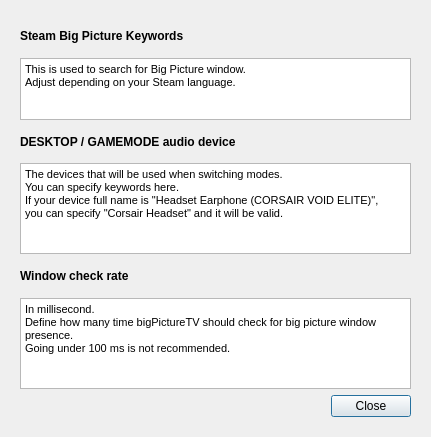
<?xml version="1.0" encoding="UTF-8"?>
<ui version="4.0">
 <class>Dialog</class>
 <widget class="QDialog" name="Dialog">
  <property name="geometry">
   <rect>
    <x>0</x>
    <y>0</y>
    <width>431</width>
    <height>437</height>
   </rect>
  </property>
  <property name="sizePolicy">
   <sizepolicy hsizetype="Preferred" vsizetype="Preferred">
    <horstretch>0</horstretch>
    <verstretch>0</verstretch>
   </sizepolicy>
  </property>
  <property name="windowTitle">
   <string>Dialog</string>
  </property>
  <layout class="QGridLayout" name="gridLayout_2">
   <item row="0" column="1">
    <widget class="QFrame" name="gridFrame">
     <layout class="QGridLayout" name="gridLayout">
      <item row="0" column="0" colspan="2">
       <widget class="QLabel" name="label">
        <property name="font">
         <font>
          <weight>75</weight>
          <bold>true</bold>
         </font>
        </property>
        <property name="text">
         <string>Steam Big Picture Keywords</string>
        </property>
       </widget>
      </item>
      <item row="5" column="0" colspan="2">
       <widget class="QTextEdit" name="textEdit_3">
        <property name="sizePolicy">
         <sizepolicy hsizetype="Minimum" vsizetype="Minimum">
          <horstretch>0</horstretch>
          <verstretch>0</verstretch>
         </sizepolicy>
        </property>
        <property name="minimumSize">
         <size>
          <width>0</width>
          <height>91</height>
         </size>
        </property>
        <property name="maximumSize">
         <size>
          <width>16777215</width>
          <height>91</height>
         </size>
        </property>
        <property name="html">
         <string>&lt;!DOCTYPE HTML PUBLIC &quot;-//W3C//DTD HTML 4.0//EN&quot; &quot;http://www.w3.org/TR/REC-html40/strict.dtd&quot;&gt;
&lt;html&gt;&lt;head&gt;&lt;meta name=&quot;qrichtext&quot; content=&quot;1&quot; /&gt;&lt;style type=&quot;text/css&quot;&gt;
p, li { white-space: pre-wrap; }
&lt;/style&gt;&lt;/head&gt;&lt;body style=&quot; font-family:'MS Shell Dlg 2'; font-size:8.25pt; font-weight:400; font-style:normal;&quot;&gt;
&lt;p style=&quot; margin-top:0px; margin-bottom:0px; margin-left:0px; margin-right:0px; -qt-block-indent:0; text-indent:0px;&quot;&gt;In millisecond.&lt;br /&gt;Define how many time bigPictureTV should check for big picture window presence.&lt;/p&gt;
&lt;p style=&quot; margin-top:0px; margin-bottom:0px; margin-left:0px; margin-right:0px; -qt-block-indent:0; text-indent:0px;&quot;&gt;Going under 100 ms is not recommended.&lt;/p&gt;&lt;/body&gt;&lt;/html&gt;</string>
        </property>
        <property name="textInteractionFlags">
         <set>Qt::NoTextInteraction</set>
        </property>
       </widget>
      </item>
      <item row="3" column="0" colspan="2">
       <widget class="QTextEdit" name="textEdit_2">
        <property name="sizePolicy">
         <sizepolicy hsizetype="Minimum" vsizetype="Minimum">
          <horstretch>0</horstretch>
          <verstretch>0</verstretch>
         </sizepolicy>
        </property>
        <property name="minimumSize">
         <size>
          <width>0</width>
          <height>91</height>
         </size>
        </property>
        <property name="maximumSize">
         <size>
          <width>16777215</width>
          <height>91</height>
         </size>
        </property>
        <property name="html">
         <string>&lt;!DOCTYPE HTML PUBLIC &quot;-//W3C//DTD HTML 4.0//EN&quot; &quot;http://www.w3.org/TR/REC-html40/strict.dtd&quot;&gt;
&lt;html&gt;&lt;head&gt;&lt;meta name=&quot;qrichtext&quot; content=&quot;1&quot; /&gt;&lt;style type=&quot;text/css&quot;&gt;
p, li { white-space: pre-wrap; }
&lt;/style&gt;&lt;/head&gt;&lt;body style=&quot; font-family:'MS Shell Dlg 2'; font-size:8.25pt; font-weight:400; font-style:normal;&quot;&gt;
&lt;p style=&quot; margin-top:0px; margin-bottom:0px; margin-left:0px; margin-right:0px; -qt-block-indent:0; text-indent:0px;&quot;&gt;The devices that will be used when switching modes.&lt;/p&gt;
&lt;p style=&quot; margin-top:0px; margin-bottom:0px; margin-left:0px; margin-right:0px; -qt-block-indent:0; text-indent:0px;&quot;&gt;You can specify keywords here.&lt;/p&gt;
&lt;p style=&quot; margin-top:0px; margin-bottom:0px; margin-left:0px; margin-right:0px; -qt-block-indent:0; text-indent:0px;&quot;&gt;If your device full name is &amp;quot;Headset Earphone (CORSAIR VOID ELITE)&amp;quot;,&lt;/p&gt;
&lt;p style=&quot; margin-top:0px; margin-bottom:0px; margin-left:0px; margin-right:0px; -qt-block-indent:0; text-indent:0px;&quot;&gt;you can specify &amp;quot;Corsair Headset&amp;quot; and it will be valid.&lt;/p&gt;&lt;/body&gt;&lt;/html&gt;</string>
        </property>
        <property name="acceptRichText">
         <bool>true</bool>
        </property>
        <property name="textInteractionFlags">
         <set>Qt::NoTextInteraction</set>
        </property>
       </widget>
      </item>
      <item row="1" column="0" colspan="2">
       <widget class="QTextEdit" name="textEdit">
        <property name="sizePolicy">
         <sizepolicy hsizetype="Minimum" vsizetype="Minimum">
          <horstretch>0</horstretch>
          <verstretch>0</verstretch>
         </sizepolicy>
        </property>
        <property name="minimumSize">
         <size>
          <width>0</width>
          <height>62</height>
         </size>
        </property>
        <property name="maximumSize">
         <size>
          <width>16777215</width>
          <height>62</height>
         </size>
        </property>
        <property name="readOnly">
         <bool>true</bool>
        </property>
        <property name="html">
         <string>&lt;!DOCTYPE HTML PUBLIC &quot;-//W3C//DTD HTML 4.0//EN&quot; &quot;http://www.w3.org/TR/REC-html40/strict.dtd&quot;&gt;
&lt;html&gt;&lt;head&gt;&lt;meta name=&quot;qrichtext&quot; content=&quot;1&quot; /&gt;&lt;style type=&quot;text/css&quot;&gt;
p, li { white-space: pre-wrap; }
&lt;/style&gt;&lt;/head&gt;&lt;body style=&quot; font-family:'MS Shell Dlg 2'; font-size:8.25pt; font-weight:400; font-style:normal;&quot;&gt;
&lt;p style=&quot; margin-top:0px; margin-bottom:0px; margin-left:0px; margin-right:0px; -qt-block-indent:0; text-indent:0px;&quot;&gt;This is used to search for Big Picture window.&lt;br /&gt;Adjust depending on your Steam language.&lt;/p&gt;&lt;/body&gt;&lt;/html&gt;</string>
        </property>
        <property name="textInteractionFlags">
         <set>Qt::NoTextInteraction</set>
        </property>
       </widget>
      </item>
      <item row="2" column="0" colspan="2">
       <widget class="QLabel" name="label_2">
        <property name="font">
         <font>
          <weight>75</weight>
          <bold>true</bold>
         </font>
        </property>
        <property name="text">
         <string>DESKTOP / GAMEMODE audio device</string>
        </property>
       </widget>
      </item>
      <item row="4" column="0" colspan="2">
       <widget class="QLabel" name="label_3">
        <property name="font">
         <font>
          <weight>75</weight>
          <bold>true</bold>
         </font>
        </property>
        <property name="text">
         <string>Window check rate</string>
        </property>
       </widget>
      </item>
      <item row="6" column="0">
       <spacer name="horizontalSpacer">
        <property name="orientation">
         <enum>Qt::Horizontal</enum>
        </property>
        <property name="sizeHint" stdset="0">
         <size>
          <width>40</width>
          <height>20</height>
         </size>
        </property>
       </spacer>
      </item>
      <item row="6" column="1">
       <widget class="QPushButton" name="closeButton">
        <property name="sizePolicy">
         <sizepolicy hsizetype="Minimum" vsizetype="Fixed">
          <horstretch>0</horstretch>
          <verstretch>0</verstretch>
         </sizepolicy>
        </property>
        <property name="minimumSize">
         <size>
          <width>80</width>
          <height>0</height>
         </size>
        </property>
        <property name="text">
         <string>Close</string>
        </property>
       </widget>
      </item>
     </layout>
    </widget>
   </item>
  </layout>
 </widget>
 <resources/>
 <connections/>
</ui>
